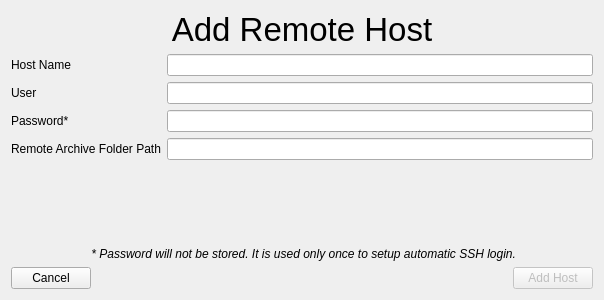
<?xml version="1.0" encoding="UTF-8"?>
<ui version="4.0">
 <class>Dialog</class>
 <widget class="QDialog" name="Dialog">
  <property name="geometry">
   <rect>
    <x>0</x>
    <y>0</y>
    <width>604</width>
    <height>300</height>
   </rect>
  </property>
  <property name="sizePolicy">
   <sizepolicy hsizetype="Preferred" vsizetype="Preferred">
    <horstretch>0</horstretch>
    <verstretch>0</verstretch>
   </sizepolicy>
  </property>
  <property name="windowTitle">
   <string>Add Remote Host</string>
  </property>
  <property name="modal">
   <bool>true</bool>
  </property>
  <layout class="QVBoxLayout" name="verticalLayout" stretch="0,1,0,0">
   <item>
    <widget class="QLabel" name="labelTitle">
     <property name="font">
      <font>
       <pointsize>25</pointsize>
      </font>
     </property>
     <property name="text">
      <string>Add Remote Host</string>
     </property>
     <property name="alignment">
      <set>Qt::AlignCenter</set>
     </property>
    </widget>
   </item>
   <item>
    <layout class="QFormLayout" name="formLayout">
     <item row="0" column="0">
      <widget class="QLabel" name="label">
       <property name="text">
        <string>Host Name</string>
       </property>
      </widget>
     </item>
     <item row="0" column="1">
      <widget class="QLineEdit" name="lineEditHost"/>
     </item>
     <item row="1" column="0">
      <widget class="QLabel" name="label_2">
       <property name="text">
        <string>User</string>
       </property>
      </widget>
     </item>
     <item row="1" column="1">
      <widget class="QLineEdit" name="lineEditUser"/>
     </item>
     <item row="2" column="0">
      <widget class="QLabel" name="label_5">
       <property name="text">
        <string>Password*</string>
       </property>
      </widget>
     </item>
     <item row="2" column="1">
      <widget class="QLineEdit" name="lineEditPassword">
       <property name="echoMode">
        <enum>QLineEdit::Password</enum>
       </property>
      </widget>
     </item>
     <item row="3" column="0">
      <widget class="QLabel" name="label_3">
       <property name="text">
        <string>Remote Archive Folder Path</string>
       </property>
      </widget>
     </item>
     <item row="3" column="1">
      <widget class="QLineEdit" name="lineEditBasePath">
       <property name="sizePolicy">
        <sizepolicy hsizetype="Minimum" vsizetype="Fixed">
         <horstretch>0</horstretch>
         <verstretch>0</verstretch>
        </sizepolicy>
       </property>
       <property name="minimumSize">
        <size>
         <width>300</width>
         <height>0</height>
        </size>
       </property>
      </widget>
     </item>
    </layout>
   </item>
   <item>
    <widget class="QLabel" name="label_6">
     <property name="font">
      <font>
       <italic>true</italic>
      </font>
     </property>
     <property name="text">
      <string> * Password will not be stored. It is used only once to setup automatic SSH login.</string>
     </property>
     <property name="alignment">
      <set>Qt::AlignCenter</set>
     </property>
    </widget>
   </item>
   <item>
    <layout class="QHBoxLayout" name="horizontalLayout">
     <item>
      <widget class="QPushButton" name="pushButtonCancel">
       <property name="text">
        <string>Cancel</string>
       </property>
       <property name="autoDefault">
        <bool>false</bool>
       </property>
      </widget>
     </item>
     <item>
      <spacer name="horizontalSpacer">
       <property name="orientation">
        <enum>Qt::Horizontal</enum>
       </property>
       <property name="sizeHint" stdset="0">
        <size>
         <width>40</width>
         <height>20</height>
        </size>
       </property>
      </spacer>
     </item>
     <item>
      <widget class="QPushButton" name="pushButtonAddHost">
       <property name="enabled">
        <bool>false</bool>
       </property>
       <property name="text">
        <string>Add Host</string>
       </property>
      </widget>
     </item>
    </layout>
   </item>
  </layout>
 </widget>
 <resources/>
 <connections/>
</ui>
